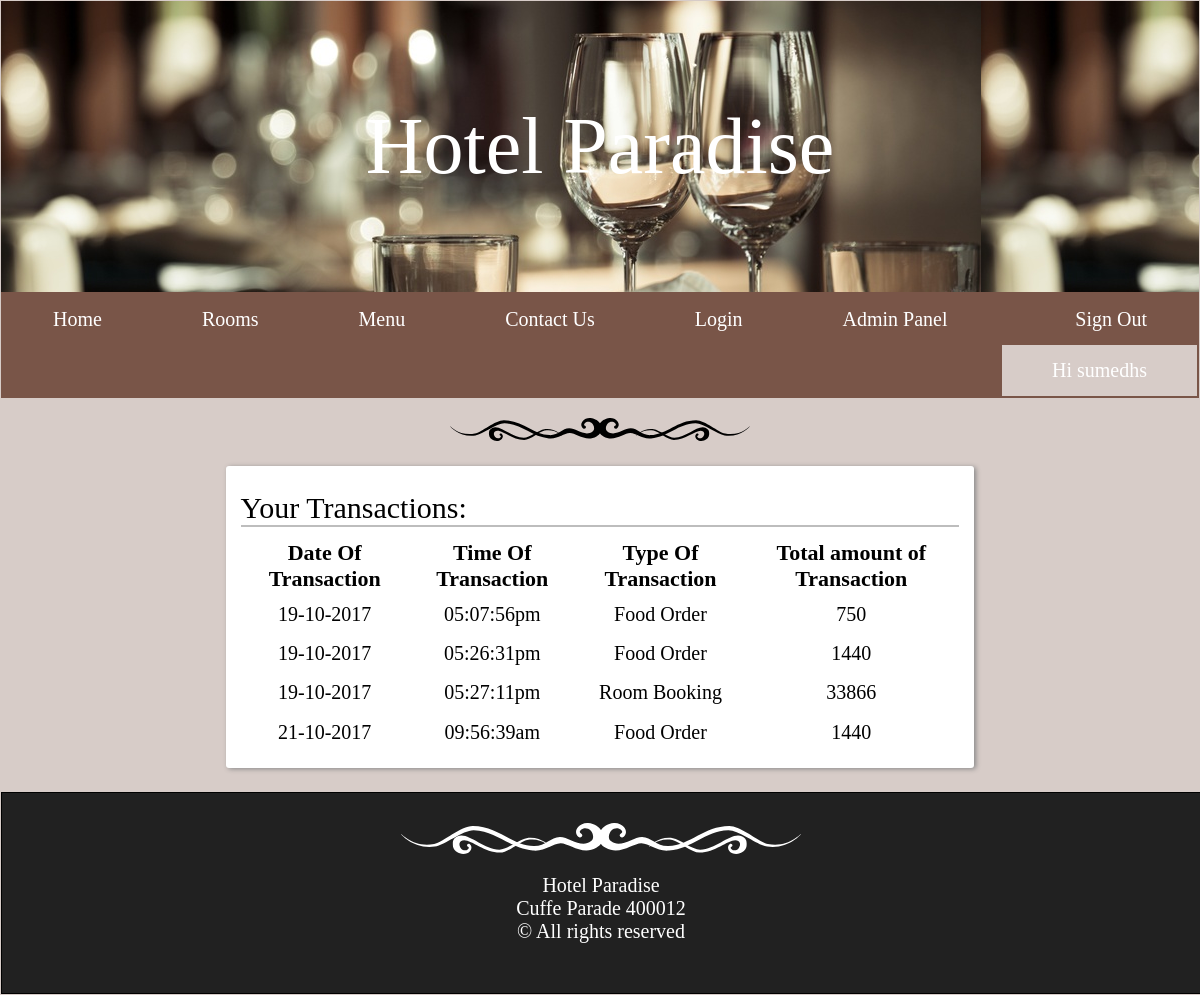
The page /info.php?user=sumedhs on the database its author committed.
### tables this page shows
CREATE TABLE `customerregistration` (
  `serialNo` int(3) NOT NULL,
  `username` varchar(20) DEFAULT NULL,
  `sessionID` int(15) DEFAULT NULL,
  `name` varchar(40) DEFAULT NULL,
  `date_of_txn` varchar(15) DEFAULT NULL,
  `time_of_txn` varchar(15) DEFAULT NULL,
  `type_of_txn` varchar(15) DEFAULT NULL,
  `checkin` varchar(15) DEFAULT NULL,
  `checkout` varchar(15) DEFAULT NULL,
  `roomno` varchar(3) DEFAULT NULL,
  `tot_amt` varchar(7) DEFAULT NULL
);

### info.php (the view, shortened to what this page needs)
<html>
<head>
	<link rel="stylesheet" type="text/css" href="css/custom.css">
	<link rel="stylesheet" type="text/css" href="css/palette.css">
	<link rel="stylesheet" type="text/css" href="css/room.css">
</head>
<body>
	<div class = "header">
		<div class = "heading">Hotel Paradise</div>
	</div>
	<div>
		<ul class="default-primary-color">
		  <li><a href="index.php">Home</a></li>
		  <li><a  href="roomBooking.php">Rooms</a></li>
		  <li><a href="foodmenu.php">Menu</a></li>
		  <li><a href="contactus.php">Contact Us</a></li>
		  <li><a href="userlogin.php">Login</a></li>
		  <li><a href="admin.php">Admin Panel</a></li>
		  <li style="float:right"><a href = "signout.php">Sign Out</a></li>
		  <li style="float:right"><a href = "#" class="active light-primary-color">Hi <?php echo $_GET['user']; ?></a></li>
		</ul>
	</div>
	<div class="content" style="">
		<center>	<img src="assets/divider.svg" width="25%" vspace = "20px"></center>
		<center><div class = "card">
			<div class = "card-heading">Your Transactions:</div>
			<div class = "card-content">
				<?php
				$user = $_REQUEST['user'];
	    		$servername = "localhost";
				$pwd =  "";
				$username = "root";
				$conn = mysqli_connect($servername,$username,$pwd,"hotel");
				if(!$conn)
					die();
				else
				{
					$sql = "SELECT * FROM customerregistration WHERE username = '$user'";
					$result = mysqli_query($conn,$sql);
					echo ("<center><table border = 0px>");
					echo "<tr>
					<th>Date Of Transaction </th>
					<th>Time Of Transaction</th>
					<th>Type Of Transaction</th>
					<th>Total amount of Transaction</th></tr>";
					$rowcount = mysqli_num_rows($result);
					if ($rowcount > 0)
					{
						for($i = 1;$i<=$rowcount;$i++)
						{
							$row = mysqli_fetch_array($result);
							echo("<tr>");
							echo("<td>".$row["date_of_txn"]."</td>");
							echo("<td>".$row["time_of_txn"]."</td>");
							echo("<td>".$row["type_of_txn"]." </td>");
							echo("<td>".$row["tot_amt"]."</td>");
							echo("</tr>");
						}
					}
					echo "</table></center>";
				}
		?>
			</div>
		</div></center>
		</div>
	<div class = "footer dark-bg" style="border: 1px solid black;">
		<div style="align-content: center;">
			<center><img src="assets/divider-white.svg" width = 400px></center>
			<p>Hotel Paradise<br>
			Cuffe Parade 400012<br>
			© All rights reserved</p>
		</div>
	</div>
</body>
</html>

### css/custom.css (style rules this page uses)
* { font-family: 'Dancing Script'; }
body { background-color: #D7CCC8; margin: 1px; }
.header { background-image: url("headerbg.jpeg"); width: 100%; border: 0px solid black; padding: 100px 00px; }
.heading { color: #FFFFFF; text-align: center; font-size: 80px; border: 0px solid black; position: relative; }
ul { list-style-type: none; padding: 0; margin: 0px; overflow: hidden; border: 2px solid #795548; font-size: 20px; }
li { float: left; }
li a { display: block; color: white; text-align: center; padding: 14px 50px; text-decoration: none; font-family: 'Dancing Script', cursive; }
.active { color: #000000; }
.footer { margin: 0px; width: 100%; text-align: center; padding: 30px 00px; font-size: 20px; color: #FFF; }

### css/palette.css (style rules this page uses)
.default-primary-color { background: #795548; }
.light-primary-color { background: #D7CCC8; }
.dark-bg { background: #212121; }

### css/room.css (style rules this page uses)
a { text-decoration: none; }
a:link { color : #FFFFFF; }

### info.php (style rules this page uses)
th { font-size: 22px; }
td { font-size: 20px; padding: 1%; text-align: center; }
.card { background-color: #FFFFFF; padding: 15px; box-shadow: 2px 1px 5px #888888; border-radius: 3px; margin-top: 5px; width: 60%; text-align: left; margin-bottom: 2%; alignment-baseline: central; }
.card-heading { border-bottom: 2px solid #BDBDBD; margin-top: 10px; font-size: 30px; }
.card-content { margin-top: 10px; font-size: 20px; }

### rows shown on the page
customerregistration: date_of_txn "19-10-2017", time_of_txn "05:07:56pm", type_of_txn "Food Order", tot_amt "750"
customerregistration: date_of_txn "19-10-2017", time_of_txn "05:26:31pm", type_of_txn "Food Order", tot_amt "1440"
customerregistration: date_of_txn "19-10-2017", time_of_txn "05:27:11pm", type_of_txn "Room Booking", tot_amt "33866"
customerregistration: date_of_txn "21-10-2017", time_of_txn "09:56:39am", type_of_txn "Food Order", tot_amt "1440"

### other values the page prints
$_GET['user'] "sumedhs"
